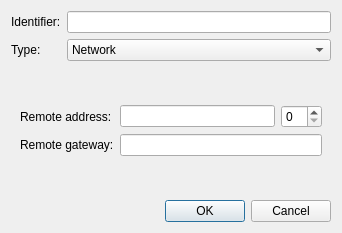
<ui version="4.0" >
 <class>CreateResource</class>
 <widget class="QDialog" name="CreateResource" >
  <property name="geometry" >
   <rect>
    <x>0</x>
    <y>0</y>
    <width>342</width>
    <height>233</height>
   </rect>
  </property>
  <property name="windowTitle" >
   <string>Dialog</string>
  </property>
  <layout class="QVBoxLayout" >
   <item>
    <layout class="QGridLayout" >
     <item row="0" column="0" >
      <widget class="QLabel" name="identifier_label" >
       <property name="text" >
        <string>Identifier:</string>
       </property>
      </widget>
     </item>
     <item row="0" column="1" >
      <widget class="QLineEdit" name="identifier_text" />
     </item>
     <item row="1" column="0" >
      <widget class="QLabel" name="type_label_2" >
       <property name="text" >
        <string>Type:</string>
       </property>
      </widget>
     </item>
     <item row="1" column="1" >
      <widget class="QComboBox" name="type_combo" >
       <item>
        <property name="text" >
         <string>Network</string>
        </property>
       </item>
       <item>
        <property name="text" >
         <string>IPsec network</string>
        </property>
       </item>
       <item>
        <property name="text" >
         <string>IP address</string>
        </property>
       </item>
       <item>
        <property name="text" >
         <string>Hostname</string>
        </property>
       </item>
      </widget>
     </item>
    </layout>
   </item>
   <item>
    <widget class="QStackedWidget" name="stack" >
     <property name="layoutDirection" >
      <enum>Qt::LeftToRight</enum>
     </property>
     <property name="currentIndex" >
      <number>4</number>
     </property>
     <widget class="QWidget" name="page_5" >
      <layout class="QHBoxLayout" >
       <item>
        <widget class="QLabel" name="name_label" >
         <property name="text" >
          <string>Name:</string>
         </property>
        </widget>
       </item>
       <item>
        <widget class="QLineEdit" name="name_text" />
       </item>
      </layout>
     </widget>
     <widget class="QWidget" name="page" >
      <layout class="QHBoxLayout" >
       <item>
        <widget class="QLabel" name="network_label" >
         <property name="text" >
          <string>Address:</string>
         </property>
        </widget>
       </item>
       <item>
        <widget class="QLineEdit" name="network_text" />
       </item>
       <item>
        <widget class="QSpinBox" name="network_spin" >
         <property name="minimum" >
          <number>0</number>
         </property>
         <property name="maximum" >
          <number>128</number>
         </property>
         <property name="singleStep" >
          <number>1</number>
         </property>
         <property name="value" >
          <number>24</number>
         </property>
        </widget>
       </item>
      </layout>
     </widget>
     <widget class="QWidget" name="page_2" >
      <layout class="QHBoxLayout" >
       <item>
        <widget class="QLabel" name="address_label" >
         <property name="text" >
          <string>Address:</string>
         </property>
        </widget>
       </item>
       <item>
        <widget class="QLineEdit" name="address_text" />
       </item>
      </layout>
     </widget>
     <widget class="QWidget" name="page_3" >
      <layout class="QHBoxLayout" >
       <item>
        <widget class="QLabel" name="hostname_label" >
         <property name="text" >
          <string>Hostname:</string>
         </property>
        </widget>
       </item>
       <item>
        <widget class="QLineEdit" name="hostname_text" />
       </item>
      </layout>
     </widget>
     <widget class="QWidget" name="page_6" >
      <layout class="QVBoxLayout" name="verticalLayout" >
       <item>
        <layout class="QGridLayout" name="gridLayout" >
         <item row="0" column="0" >
          <widget class="QLabel" name="label" >
           <property name="text" >
            <string>Remote address:</string>
           </property>
          </widget>
         </item>
         <item row="1" column="0" >
          <widget class="QLabel" name="label_2" >
           <property name="text" >
            <string>Remote gateway:</string>
           </property>
          </widget>
         </item>
         <item row="0" column="1" >
          <widget class="QLineEdit" name="ipsec_network_text" />
         </item>
         <item row="1" column="1" colspan="2" >
          <widget class="QLineEdit" name="ipsec_gateway_text" />
         </item>
         <item row="0" column="2" >
          <widget class="QSpinBox" name="ipsec_network_spin" />
         </item>
        </layout>
       </item>
      </layout>
     </widget>
     <widget class="QWidget" name="page_4" >
      <layout class="QHBoxLayout" >
       <item>
        <widget class="QTextEdit" name="textEdit" >
         <property name="frameShape" >
          <enum>QFrame::NoFrame</enum>
         </property>
         <property name="frameShadow" >
          <enum>QFrame::Plain</enum>
         </property>
         <property name="readOnly" >
          <bool>true</bool>
         </property>
         <property name="html" >
          <string>&lt;!DOCTYPE HTML PUBLIC "-//W3C//DTD HTML 4.0//EN" "http://www.w3.org/TR/REC-html40/strict.dtd">
&lt;html>&lt;head>&lt;meta name="qrichtext" content="1" />&lt;style type="text/css">
p, li { white-space: pre-wrap; }
&lt;/style>&lt;/head>&lt;body style=" font-family:'Sans Serif'; font-size:9pt; font-weight:400; font-style:normal;">
&lt;p style=" margin-top:0px; margin-bottom:0px; margin-left:0px; margin-right:0px; -qt-block-indent:0; text-indent:0px;">The physical address can be configured in the generic links dialog.&lt;/p>&lt;/body>&lt;/html></string>
         </property>
        </widget>
       </item>
      </layout>
     </widget>
    </widget>
   </item>
   <item>
    <widget class="QDialogButtonBox" name="buttonBox" >
     <property name="orientation" >
      <enum>Qt::Horizontal</enum>
     </property>
     <property name="standardButtons" >
      <set>QDialogButtonBox::Cancel|QDialogButtonBox::Ok</set>
     </property>
    </widget>
   </item>
  </layout>
 </widget>
 <tabstops>
  <tabstop>identifier_text</tabstop>
  <tabstop>type_combo</tabstop>
  <tabstop>network_text</tabstop>
  <tabstop>network_spin</tabstop>
  <tabstop>buttonBox</tabstop>
  <tabstop>address_text</tabstop>
  <tabstop>hostname_text</tabstop>
 </tabstops>
 <resources/>
 <connections>
  <connection>
   <sender>buttonBox</sender>
   <signal>rejected()</signal>
   <receiver>CreateResource</receiver>
   <slot>reject()</slot>
   <hints>
    <hint type="sourcelabel" >
     <x>294</x>
     <y>178</y>
    </hint>
    <hint type="destinationlabel" >
     <x>212</x>
     <y>157</y>
    </hint>
   </hints>
  </connection>
 </connections>
</ui>
